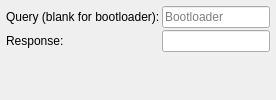
             <widget class="QWidget" name="tab_OS_Bootloader">
              <attribute name="title">
               <string>Bootloader</string>
              </attribute>
              <layout class="QFormLayout" name="formLayout_2">
               <property name="formAlignment">
                <set>Qt::AlignmentFlag::AlignLeading|Qt::AlignmentFlag::AlignLeft|Qt::AlignmentFlag::AlignTop</set>
               </property>
               <property name="horizontalSpacing">
                <number>2</number>
               </property>
               <property name="verticalSpacing">
                <number>2</number>
               </property>
               <property name="leftMargin">
                <number>6</number>
               </property>
               <property name="topMargin">
                <number>6</number>
               </property>
               <property name="rightMargin">
                <number>6</number>
               </property>
               <property name="bottomMargin">
                <number>6</number>
               </property>
               <item row="0" column="0">
                <widget class="QLabel" name="label_20">
                 <property name="text">
                  <string>Query (blank for bootloader):</string>
                 </property>
                </widget>
               </item>
               <item row="0" column="1">
                <widget class="QLineEdit" name="edit_os_bootloader_query">
                 <property name="placeholderText">
                  <string>Bootloader</string>
                 </property>
                </widget>
               </item>
               <item row="1" column="0">
                <widget class="QLabel" name="label_21">
                 <property name="text">
                  <string>Response:</string>
                 </property>
                </widget>
               </item>
               <item row="1" column="1">
                <widget class="QLineEdit" name="edit_os_bootloader_response">
                 <property name="readOnly">
                  <bool>true</bool>
                 </property>
                </widget>
               </item>
              </layout>
             </widget>
